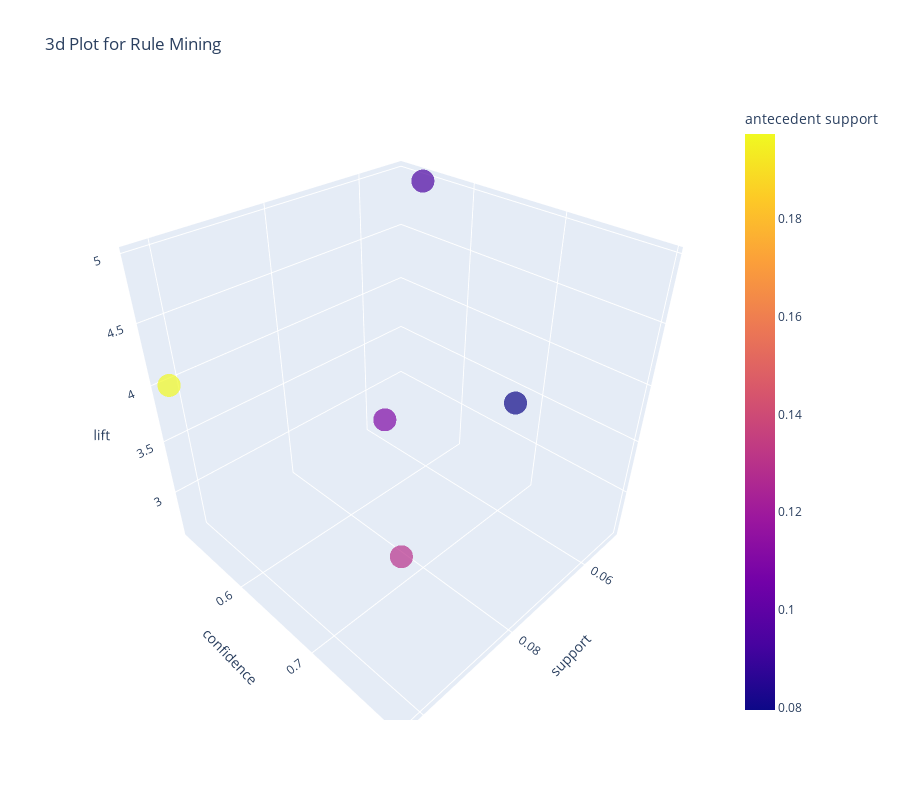

Notebook cell for this chart:
### Code cell
plot_model(model2, plot = '3d')

### Figure 1 — Plotly figure (JSON) as saved in the notebook; plotly's stock layout.template omitted (floating-point values rounded to 4 significant figures)
{"data": [{"customdata": [["22328", "22326"], ["22629", "22326"], ["22556", "22554"], ["22326", "22328"], ["22554", "22326"]], "hovertemplate": "support=%{x}<br>confidence=%{y}<br>lift=%{z}<br>antecedents=%{customdata[0]}<br>consequents=%{customdata[1]}<br>antecedent support=%{marker.color}<extra></extra>", "legendgroup": "", "marker": {"color": [0.1294, 0.0796, 0.0945, 0.1973, 0.1095], "coloraxis": "coloraxis", "opacity": 0.7, "symbol": "circle"}, "mode": "markers", "name": "", "scene": "scene", "showlegend": false, "x": [0.1028, 0.0547, 0.0514, 0.1028, 0.0564], "y": [0.7949, 0.6875, 0.5439, 0.521, 0.5152], "z": [4.028, 3.484, 4.969, 4.028, 2.61], "type": "scatter3d"}], "layout": {"scene": {"domain": {"x": [0, 1], "y": [0, 1]}, "xaxis": {"title": {"text": "support"}}, "yaxis": {"title": {"text": "confidence"}}, "zaxis": {"title": {"text": "lift"}}}, "coloraxis": {"colorbar": {"title": {"text": "antecedent support"}}, "colorscale": [[0, "#0d0887"], [0.1111, "#46039f"], [0.2222, "#7201a8"], [0.3333, "#9c179e"], [0.4444, "#bd3786"], [0.5556, "#d8576b"], [0.6667, "#ed7953"], [0.7778, "#fb9f3a"], [0.8889, "#fdca26"], [1, "#f0f921"]]}, "legend": {"tracegroupgap": 0}, "title": {"text": "3d Plot for Rule Mining"}, "height": 800, "width": 900}}
